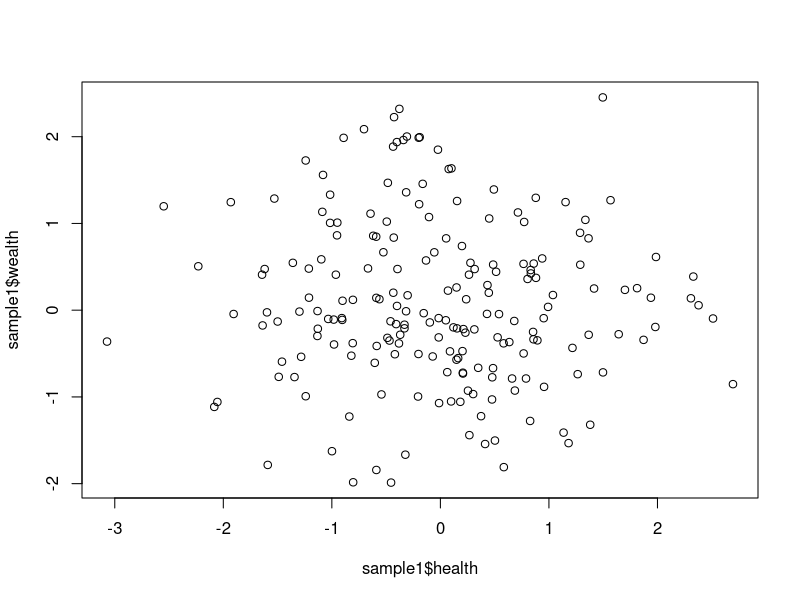
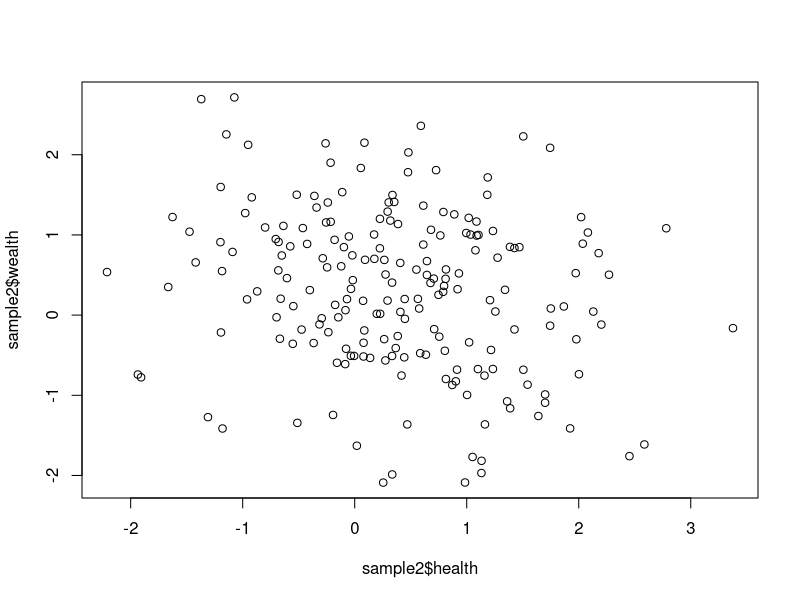
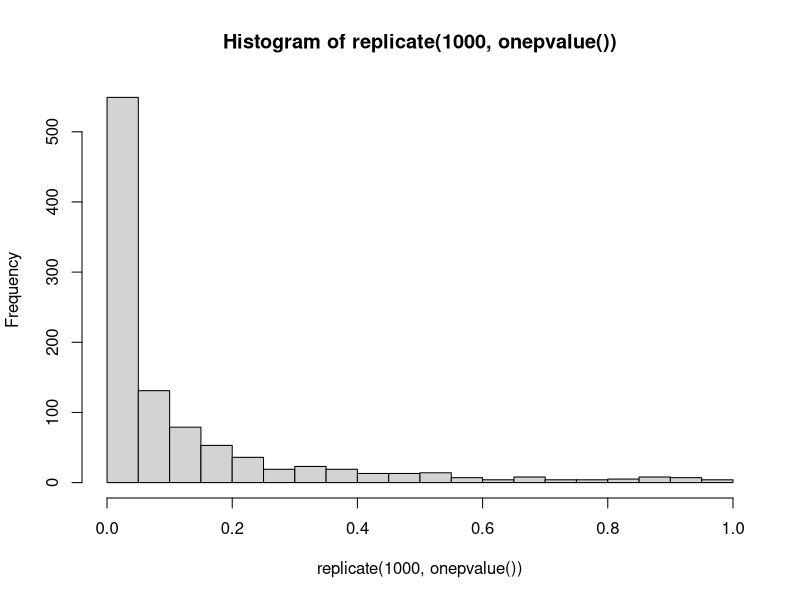

The R script that drew these images, in order:

# Selection bias in observational studies

# Lets try to understand the correlation between health and wealth.

# Generate a population of people

set.seed(1)
populationsize = 1e4
samplesize = 200

population <- data.frame(health=rnorm(populationsize), wealth=rnorm(populationsize))

# now sample a cohort from this group and test the correlation!

sample1 <- population[sample(populationsize, samplesize),]


## Do a descriptive analysis and test the correlation

plot(sample1$health, sample1$wealth)
cor.test(sample1$health, sample1$wealth)

## All good!


## Now lets draw another sample
## But lets suppose the probability of participating is not the same for everybody.

## We know that healthier, wealthier people are more likely to participate in our studies

population$b_participate = (population$health + population$wealth)
population$prob_participate = exp(population$b_participate) / (1+exp(population$b_participate))

head(population)


sample2 <- population[sample(populationsize, samplesize, prob = population$prob_participate),]


## How will the average health and wealth in our sample compare to the population?
mean(sample2$health)
mean(sample2$wealth)

## What about the correlation between the two variables?
## Will it be (on average) higher, lower, or the same as the true population correlation?
plot(sample2$health, sample2$wealth)
cor.test(sample2$health, sample2$wealth)



## Can you explain what is happening here?
## We could replicate this the same way to test the distribution of p-values..


onepvalue <- function(){
  samplen <- population[sample(populationsize, samplesize, prob = population$prob_participate),]
  cor.test(samplen$health, samplen$wealth)$p.value
}

replicate(1000, onepvalue()) |> hist(breaks=20)
